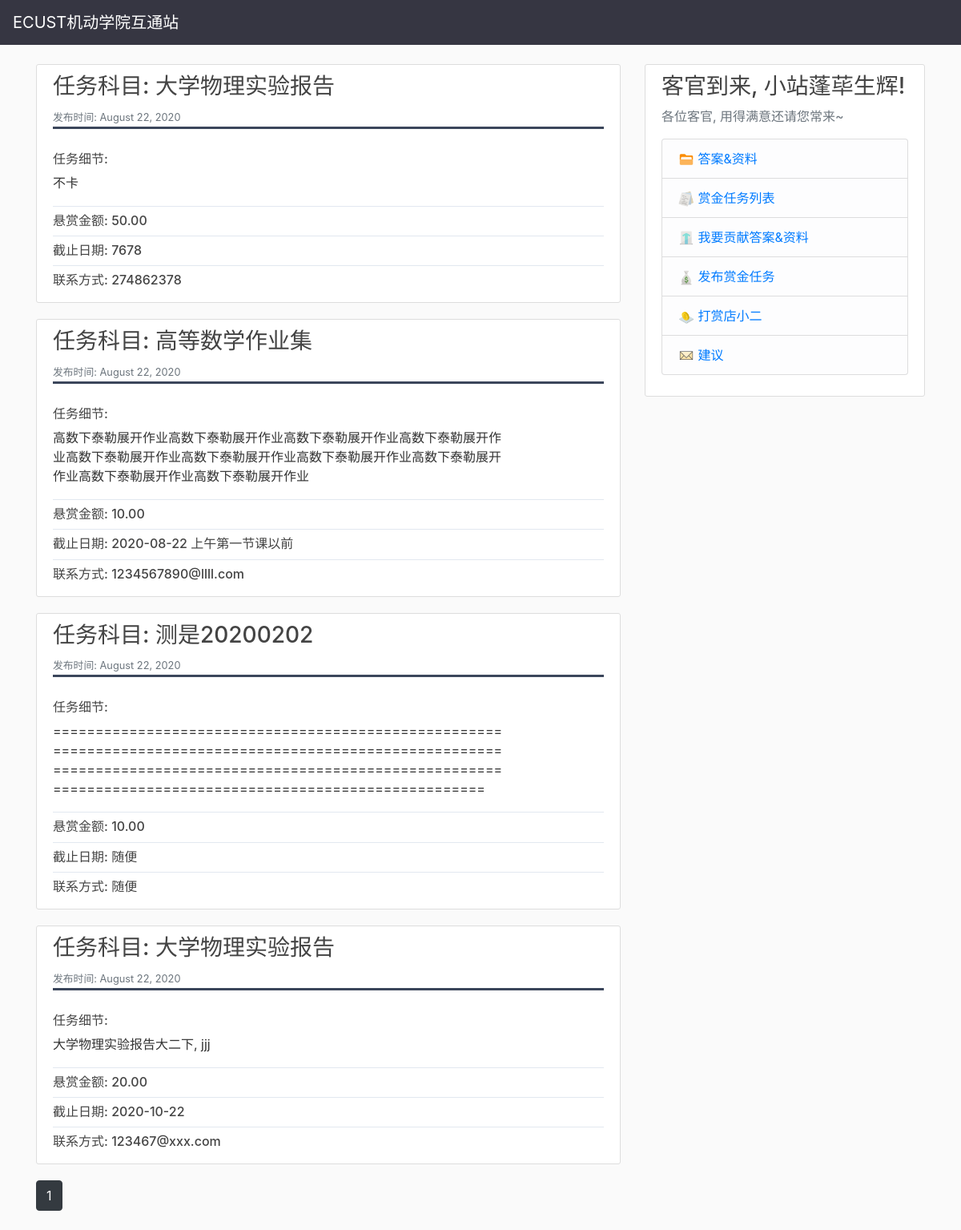
Screenshot of /jobs/ with the database file from the repository.
### money_job/models.py (models this page shows, shortened)
class Job(models.Model):
    subject = models.CharField(max_length= 15)
    how_much = models.DecimalField(decimal_places=2,max_digits=6)
    job_detail = models.TextField(max_length= 500)
    deadline = models.CharField(max_length= 50)
    contact = models.CharField(max_length= 45)
    post_date = models.DateTimeField(default=timezone.now)

### money_job/views.py (the view)
# urls.py: path('jobs/', money_job_view.JobListView.as_view(), name='jobs'),
class JobListView(ListView):
    model = Job
    template_name = 'money_job/job_page.html'
    context_object_name = 'jobs'
    ordering = ['-post_date']
    paginate_by = 5

### money_job/templates/money_job/job_page.html (shortened to what this page needs)
{%  extends 'main_page/base.html'%}
{% block content %}
{% for job in jobs %}
<article class="media content-section">
    <div class="media-body">
        <div class="article-metadata">
            <h3 class="article-title">任务科目: {{ job.subject }}</h3>
            <small class="text-muted">发布时间: {{ job.post_date|date:"F d, Y" }}</small>
        </div>
        <br>
        <h6 class="article-title">任务细节:</h6>
        <div class="row">
            <div class="col-10 text-warp">
                <p class="text-break">{{ job.job_detail}}</p>
            </div>
        </div>
        <div class="separator"></div>
        <div class="row">
            <div class="col-10 text-warp">
                <h6 class="text-break">悬赏金额: {{ job.how_much}}</h6>
            </div>
        </div>
        <div class="separator">
        </div>
        <div class="row">
            <div class="col-10 text-warp">
                <h6 class="text-break">截止日期: {{ job.deadline}}</h6>
            </div>
        </div>
        <div class="separator">
        </div>
        <div class="row">
            <div class="col-10 text-warp">
                <h6 class="text-break">联系方式: {{ job.contact}}</h6>
            </div>
        </div>
    </div>
</article>
{% endfor %}
{% for num in page_obj.paginator.page_range %}
{% if page_obj.number == num %}
<a class="btn btn-dark mb-4" href="?page={{ num }}">{{ num }}</a>
{% elif num > page_obj.number|add:'-3' and num < page_obj.number|add:'3' %}
<a class="btn btn-outline-dark mb-4" href="?page={{ num }}">{{ num }}</a>
{% endif %}
{% endfor %}
{% endblock content %}

### main_page/static/main_page/main_page_modifier.css (style rules this page uses)
body { background: #fafafa; color: #333333; margin-top: 5rem; }
h1, h2, h3, h4, h5, h6 { color: #444444; }
.content-section { background: #ffffff; padding: 10px 20px; border: 1px solid #dddddd; border-radius: 3px; margin-bottom: 20px; }
.article-title { color: #444444; }
.article-metadata { padding-bottom: 1px; margin-bottom: 4px; border-bottom: 3px solid #3B465B }
.text-break { word-break: break-word; }
.separator { padding-bottom: 1px; margin-bottom: 8px; border-bottom: 1px solid #E2E8F0 }

### rows the page displays
Job: subject "大学物理实验报告", post_date "August 22, 2020", job_detail "不卡", how_much "50.00", deadline "7678", contact "274862378"
Job: subject "高等数学作业集", post_date "August 22, 2020", job_detail "高数下泰勒展开作业高数下泰勒展开作业高数下泰勒展开作业高数下泰勒展开作业高数下泰勒展开作业高数下泰勒展开作业高数下泰勒展开作业高数下泰勒展开作业高数下泰勒展开作业高数下泰勒展开作业", how_much "10.00", deadline "2020-08-22 上午第一节课以前", contact "1234567890@llll.com"
Job: subject "测是20200202", post_date "August 22, 2020", job_detail "==================================================================================================================================================================================================================", how_much "10.00", deadline "随便", contact "随便"
Job: subject "大学物理实验报告", post_date "August 22, 2020", job_detail "大学物理实验报告大二下, jjj", how_much "20.00", deadline "2020-10-22", contact "123467@xxx.com"

### other values shown
{{ num }} "1"
